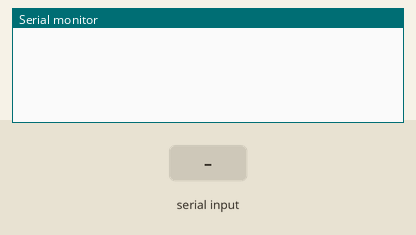
Recording of a sketch running on a simulated Arduino Uno, built with avr-gcc and run on an emulated ATmega328P. Shown: the last lines printed to the serial monitor. The test bench sets the inputs (shaded band).

Above: at 1.2 s.
1.3 s: "1\n" received over Serial
At 3.3 s:
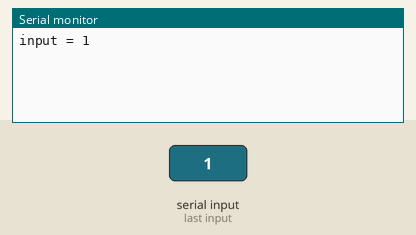
3.8 s: "1\n" received over the second serial link
At 5.2 s:
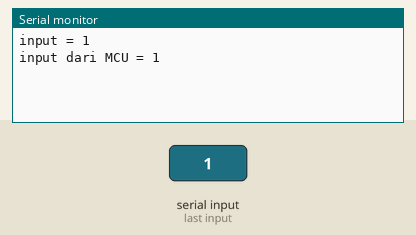
6.2 s: "0\n" received over Serial
At 7.6 s:
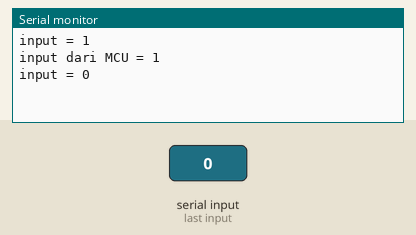
7.7 s: "0\n" received over the second serial link
At 9.4 s:
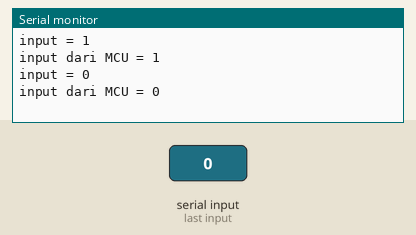

Measured:
- after the input at 1.3 s, the serial monitor: prints a new line after 1.0 s (image 1)
- after the input at 3.8 s, the serial monitor: prints a new line after 1.0 s (image 2)
- after the input at 6.2 s, the serial monitor: prints a new line after 1.0 s (image 3)
- after the input at 7.7 s, the serial monitor: prints a new line after 1.0 s (image 4)

The sketch:

Ard_SoftwareSerial.ino
```cpp
#include <SoftwareSerial.h>

//=======================SoftwareSerial================
SoftwareSerial ard (2, 3); // rx , tx

void setup() {

  ard.begin(9600);
  Serial.begin(115200);
  // put your setup code here, to run once:

}

void loop() {
  if ( Serial.available() > 0)
  {
    String in = Serial.readStringUntil('\r');
    Serial.print("input = ");
    Serial.println(in);
//    in = in + "\r";
    ard.print(in ) ;
  }
  if ( ard.available() > 0)
  {
    String in = ard.readStringUntil('\r');
    Serial.print("input dari MCU = ");
    Serial.println(in);
  }
  // put your main code here, to run repeatedly:

}
```
